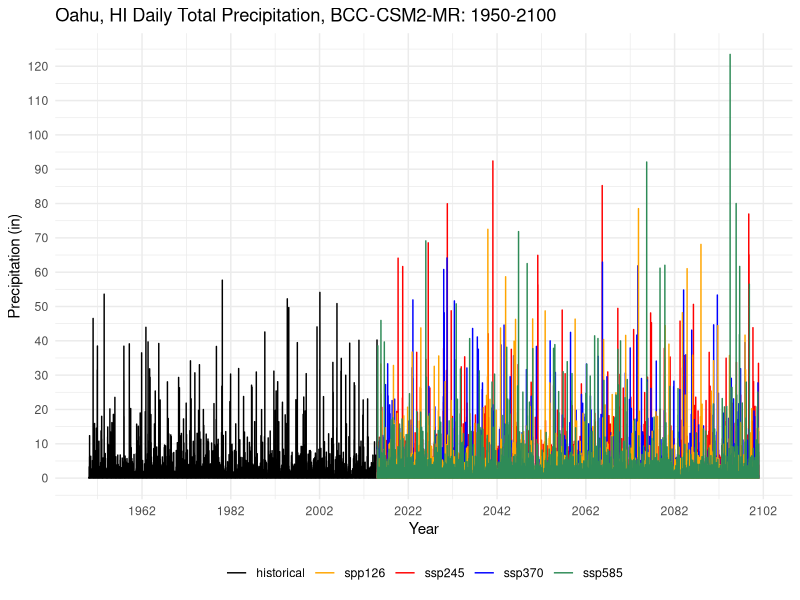
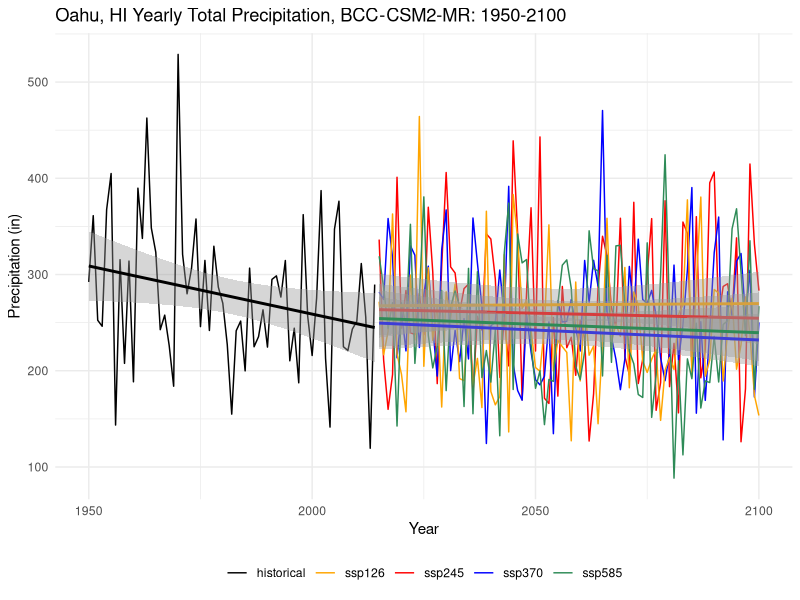
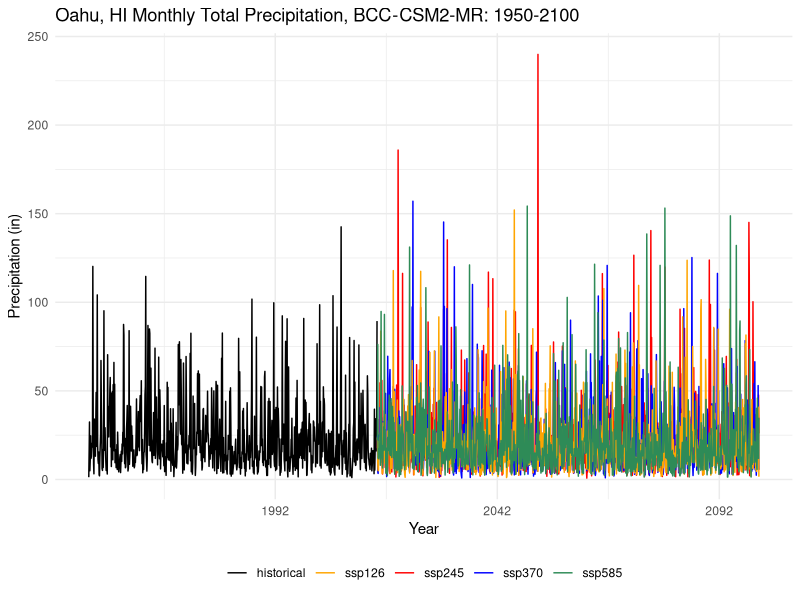
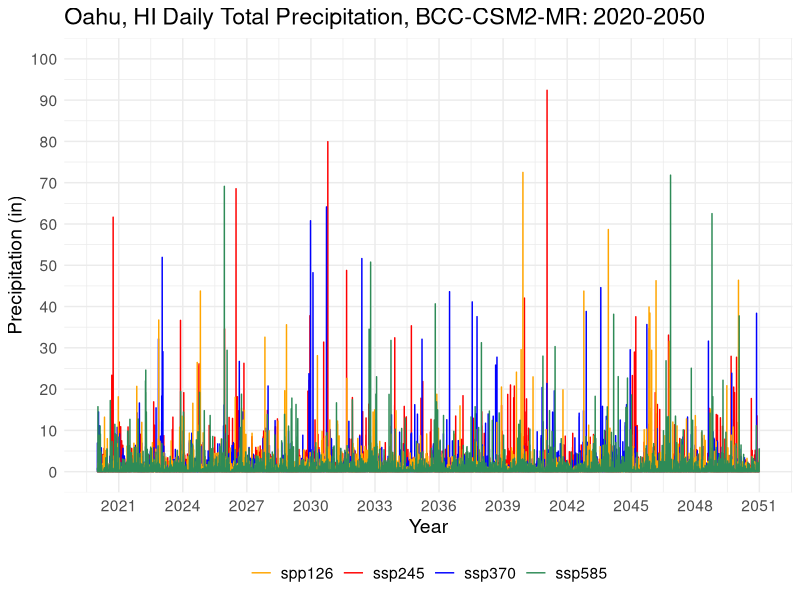

These charts were generated, in order, by the following R code:
## ---- chunk 1
knitr::opts_chunk$set(echo = TRUE)
library(tidyverse)
library(here)
library(lubridate)
library(ggpubr)
library(zoo)
## ---- chunk 2
## Note: these data are from climate model BCC-CSM2-MR (China)
## daily totals
bcc_historical_tot = read.csv(here("climate_change_data", "BCC_daily_tot","oahu_historical_1950_2014_total.csv")) %>%  
  rename(date = dayofyear, pcp = pr) 
bcc_ssp126_tot = read.csv(here("climate_change_data","BCC_daily_tot","oahu_ssp126_2015_2100_total.csv")) %>% 
  rename(date = dayofyear, pcp = pr) 
bcc_ssp245_tot = read.csv(here("climate_change_data","BCC_daily_tot","oahu_ssp245_2015_2100_total.csv")) %>% 
  rename(date = dayofyear, pcp = pr) 
bcc_ssp370_tot = read.csv(here("climate_change_data","BCC_daily_tot","oahu_ssp370_2015_2100_total.csv")) %>% 
  rename(date = dayofyear, pcp = pr)
bcc_ssp585_tot = read.csv(here("climate_change_data","BCC_daily_tot","oahu_ssp585_2015_2100_total.csv")) %>% 
  rename(date = dayofyear, pcp = pr)

bcc_historical_tot$date <- ymd(bcc_historical_tot$date)
bcc_ssp126_tot$date <- ymd(bcc_ssp126_tot$date)
bcc_ssp245_tot$date <- ymd(bcc_ssp245_tot$date)
bcc_ssp370_tot$date <- ymd(bcc_ssp370_tot$date)
bcc_ssp585_tot$date <- ymd(bcc_ssp585_tot$date)
## ---- chunk 3
bcc_daily_tot_proj <- 
  ggplot() +
  geom_line(data = bcc_historical_tot, aes(x=date, y=pcp, color= "black"), size = 0.5) + 
  geom_line(data = bcc_ssp126_tot, aes(x=date, y=pcp, color="orange"), size = 0.5) + 
  geom_line(data = bcc_ssp245_tot, aes(x=date, y=pcp, color="red"), size = 0.5) +
  geom_line(data = bcc_ssp370_tot, aes(x=date, y=pcp, color = "blue"), size = 0.5) +
  geom_line(data = bcc_ssp585_tot, aes(x=date, y=pcp, color = "seagreen"), size = 0.5) + 
  theme_minimal() + 
  scale_y_continuous(breaks=seq(0,150,10)) +
  scale_x_date(date_breaks = "20 years", date_labels = "%Y") +
  ggtitle("Oahu, HI Daily Total Precipitation, BCC-CSM2-MR: 1950-2100") +
   labs(x = "Year",
       y = "Precipitation (in)") +
  scale_color_manual(values = c("black", "orange", "red", "blue", "seagreen", "purple"), 
                     labels = c("historical" , "spp126", "ssp245", "ssp370", "ssp585")) +
  theme(legend.title=element_blank())+
    theme(legend.position="bottom")

bcc_daily_tot_proj

## ---- chunk 4
# add seperate columns for year, month and day
bcc_historical_tot <- bcc_historical_tot %>% 
  mutate(year = year(date)) %>% 
  mutate(month = month(date)) %>% 
  mutate(day = day(date))

bcc_ssp126_tot <- bcc_ssp126_tot %>% 
  mutate(year = year(date)) %>% 
  mutate(month = month(date)) %>% 
  mutate(day = day(date))

bcc_ssp245_tot <- bcc_ssp245_tot %>% 
  mutate(year = year(date)) %>% 
  mutate(month = month(date)) %>% 
  mutate(day = day(date))

bcc_ssp370_tot <- bcc_ssp370_tot %>% 
  mutate(year = year(date)) %>% 
  mutate(month = month(date)) %>% 
  mutate(day = day(date))

bcc_ssp585_tot <- bcc_ssp585_tot  %>% 
  mutate(year = year(date)) %>% 
  mutate(month = month(date)) %>% 
  mutate(day = day(date))


# group by yearly sum of pcp 
bcc_historical_tot_yearly <- bcc_historical_tot %>% 
  group_by(year) %>% 
  mutate(sum = sum(pcp)) %>% 
  select(year, sum) %>% 
  distinct()

bcc_historical_tot_yearly$year <- as.numeric(bcc_historical_tot_yearly$year) 


# group by yearly sum of pcp 
bcc_ssp126_tot_yearly <- bcc_ssp126_tot %>% 
  group_by(year) %>% 
  mutate(sum = sum(pcp)) %>% 
  select(year, sum) %>% 
  distinct()

bcc_ssp126_tot_yearly$year <- as.numeric(bcc_ssp126_tot_yearly$year) 

# group by yearly sum of pcp 
bcc_ssp245_tot_yearly <- bcc_ssp245_tot %>% 
  group_by(year) %>% 
  mutate(sum = sum(pcp)) %>% 
  select(year, sum) %>% 
  distinct()

bcc_ssp245_tot_yearly$year <- as.numeric(bcc_ssp245_tot_yearly$year) 

# group by yearly sum of pcp 
bcc_ssp370_tot_yearly <- bcc_ssp370_tot %>% 
  group_by(year) %>% 
  mutate(sum = sum(pcp)) %>% 
  select(year, sum) %>% 
  distinct()

bcc_ssp370_tot_yearly$year <- as.numeric(bcc_ssp370_tot_yearly$year) 

# group by yearly sum of pcp 
bcc_ssp585_tot_yearly <- bcc_ssp585_tot %>% 
  group_by(year) %>% 
  mutate(sum = sum(pcp)) %>% 
  select(year, sum) %>% 
  distinct()

bcc_ssp585_tot_yearly$year <- as.numeric(bcc_ssp585_tot_yearly$year) 


# group by month (and associated year) sum of pcp
bcc_historical_tot_monthly <- bcc_historical_tot %>% 
  group_by(month,year) %>% 
  mutate(sum = sum(pcp)) %>% 
  select(month, year, sum) %>% 
  distinct()

bcc_historical_tot_monthly$date <- format(as.Date(paste(bcc_historical_tot_monthly$year, bcc_historical_tot_monthly$month, 01), "%Y %m %d"), "%m-%Y")

bcc_historical_tot_monthly$date <- my(bcc_historical_tot_monthly$date)


# group by month (and associated year) sum of pcp
bcc_ssp126_tot_monthly <- bcc_ssp126_tot %>% 
  group_by(month,year) %>% 
  mutate(sum = sum(pcp)) %>% 
  select(month, year, sum) %>% 
  distinct()

bcc_ssp126_tot_monthly$date <- format(as.Date(paste(bcc_ssp126_tot_monthly$year, bcc_ssp126_tot_monthly$month, 01), "%Y %m %d"), "%m-%Y")

bcc_ssp126_tot_monthly$date <- my(bcc_ssp126_tot_monthly$date)


# group by month (and associated year) sum of pcp
bcc_ssp245_tot_monthly <- bcc_ssp245_tot %>% 
  group_by(month,year) %>% 
  mutate(sum = sum(pcp)) %>% 
  select(month, year, sum) %>% 
  distinct()

bcc_ssp245_tot_monthly$date <- format(as.Date(paste(bcc_ssp245_tot_monthly$year, bcc_ssp245_tot_monthly$month, 01), "%Y %m %d"), "%m-%Y")

bcc_ssp245_tot_monthly$date <- my(bcc_ssp245_tot_monthly$date)

# group by yearly sum of daily avg pcp 
bcc_ssp370_tot_monthly <- bcc_ssp370_tot %>% 
  group_by(month,year) %>% 
  mutate(sum = sum(pcp)) %>% 
  select(month, year, sum) %>% 
  distinct() 
  
bcc_ssp370_tot_monthly$date <- format(as.Date(paste(bcc_ssp370_tot_monthly$year, bcc_ssp370_tot_monthly$month, 01), "%Y %m %d"), "%m-%Y")

bcc_ssp370_tot_monthly$date <- my(bcc_ssp370_tot_monthly$date)

# group by yearly sum of daily avg pcp 
bcc_ssp585_tot_monthly <- bcc_ssp585_tot %>% 
  group_by(month,year) %>% 
  mutate(sum = sum(pcp)) %>% 
  select(month, year, sum) %>% 
  distinct() 
  
bcc_ssp585_tot_monthly$date <- format(as.Date(paste(bcc_ssp585_tot_monthly$year, bcc_ssp585_tot_monthly$month, 01), "%Y %m %d"), "%m-%Y")

bcc_ssp585_tot_monthly$date <- my(bcc_ssp585_tot_monthly$date)
## ---- chunk 5
## all three ssps 
bcc_yearly_sum_proj <- 
  ggplot() +
  geom_line(data = bcc_historical_tot_yearly, aes(x=year, y=sum, color="black"), size = 0.5) +
  geom_line(data = bcc_ssp126_tot_yearly, aes(x=year, y=sum, color="orange"), size = 0.5) + 
  geom_line(data = bcc_ssp245_tot_yearly, aes(x=year, y=sum, color="red"), size = 0.5) +
  geom_line(data = bcc_ssp370_tot_yearly, aes(x=year, y=sum, color = "blue"), size = 0.5) +
  geom_line(data = bcc_ssp585_tot_yearly, aes(x=year, y=sum, color = "seagreen"), size = 0.5) +
  theme_minimal() + 
  #scale_y_continuous(breaks=seq(0,450,50)) +
  scale_x_continuous(breaks=seq(1950,2100,50)) + 
  # scale_x_date(date_breaks = "5 years", date_labels = "%Y") +
  ggtitle("Oahu, HI Yearly Total Precipitation, BCC-CSM2-MR: 1950-2100") + 
  scale_color_manual(values = c("black", "orange", "red", "blue", "seagreen"), labels = c("historical", "ssp126", "ssp245", "ssp370", "ssp585")) +
  labs(x = "Year",
       y = "Precipitation (in)") +
  geom_smooth(data = bcc_historical_tot_yearly, aes(x=year, y=sum), method='lm', formula = y~x, color = "black") +
  geom_smooth(data = bcc_ssp126_tot_yearly, aes(x=year, y=sum), method='lm', formula = y~x, color = "orange") + 
  geom_smooth(data = bcc_ssp245_tot_yearly, aes(x=year, y=sum), method='lm', formula = y~x, color = "red") + 
  geom_smooth(data = bcc_ssp370_tot_yearly, aes(x=year, y=sum), method='lm', formula = y~x, color = "blue") + 
  geom_smooth(data = bcc_ssp585_tot_yearly, aes(x=year, y=sum), method='lm', formula = y~x, color = "seagreen") +
  theme(legend.title=element_blank())+
    theme(legend.position="bottom")
# +
#   stat_regline_equation(label.y = 400) +
#   stat_cor(label.y = 400)

bcc_yearly_sum_proj
## ---- chunk 6
# all three ssps 
bcc_monthly_sum_proj <- 
  ggplot() +
  geom_line(data = bcc_historical_tot_monthly, aes(x=date, y=sum, color="black"), size = 0.5) +
  geom_line(data = bcc_ssp126_tot_monthly, aes(x=date, y=sum, color="orange"), size = 0.5) + 
  geom_line(data = bcc_ssp245_tot_monthly, aes(x=date, y=sum, color="red"), size = 0.5) +
  geom_line(data = bcc_ssp370_tot_monthly, aes(x=date, y=sum, color = "blue"), size = 0.5) +
  geom_line(data = bcc_ssp585_tot_monthly, aes(x=date, y=sum, color = "seagreen"), size = 0.5) +
  theme_minimal() + 
  scale_y_continuous(breaks=seq(0,300,50)) +
  #scale_x_continuous(breaks=seq(1850,2100,50)) + 
 scale_x_date(date_breaks = "50 years", date_labels = "%Y") +
  ggtitle("Oahu, HI Monthly Total Precipitation, BCC-CSM2-MR: 1950-2100") + 
  scale_color_manual(values = c("black", "orange", "red", "blue", "seagreen"), labels = c("historical", "ssp126", "ssp245", "ssp370", "ssp585")) +
  labs(x = "Year",
       y = "Precipitation (in)") +
  # geom_smooth(data = bcc_historical_tot_monthly, aes(x=date, y=sum), method='lm', formula = y~x, color = "black") +
  # geom_smooth(data = bcc_ssp126_tot_monthly, aes(x=date, y=sum), method='lm', formula = y~x, color = "orange") +
  # geom_smooth(data = bcc_ssp245_tot_monthly, aes(x=date, y=sum), method='lm', formula = y~x, color = "red") +
  # geom_smooth(data = bcc_ssp370_tot_monthly, aes(x=date, y=sum), method='lm', formula = y~x, color = "blue") +
  # geom_smooth(data = bcc_ssp585_tot_monthly, aes(x=date, y=sum), method='lm', formula = y~x, color = "seagreen") +
  theme(legend.title=element_blank())+
    theme(legend.position="bottom")
  
  # stat_regline_equation(label.y = 200) +
  # stat_cor(label.y = 190)

bcc_monthly_sum_proj
## ---- chunk 7
## separate historical total precip based on 30 yr time periods
bcc_historical_tot_1984_2014 <- bcc_historical_tot %>% 
  filter(year %in% (1984:2014))
  
## separate projections based on 2020 to 2070
bcc_ssp126_tot_2020_2050 <- bcc_ssp126_tot %>% 
  filter(year %in% (2020:2050))

bcc_ssp245_tot_2020_2050 <- bcc_ssp245_tot %>% 
  filter(year %in% (2020:2050))

bcc_ssp370_tot_2020_2050 <- bcc_ssp370_tot %>% 
  filter(year %in% (2020:2050))

bcc_ssp585_tot_2020_2050 <- bcc_ssp585_tot %>% 
  filter(year %in% (2020:2050))


bcc_daily_tot_period <- 
  ggplot() +
  geom_line(data = bcc_ssp126_tot_2020_2050, aes(x=date, y=pcp, color="orange"), size = 0.5) + 
  geom_line(data = bcc_ssp245_tot_2020_2050, aes(x=date, y=pcp, color="red"), size = 0.5) +
  geom_line(data = bcc_ssp370_tot_2020_2050, aes(x=date, y=pcp, color = "blue"), size = 0.5) +
  geom_line(data = bcc_ssp585_tot_2020_2050, aes(x=date, y=pcp, color = "seagreen"), size = 0.5) + 
  theme_minimal() + 
  scale_y_continuous(breaks=seq(0,100,10), limits = c(0, 100)) +
  scale_x_date(date_breaks = "3 years", date_labels = "%Y") +
  ggtitle("Oahu, HI Daily Total Precipitation, BCC-CSM2-MR: 2020-2050") +
   labs(x = "Year",
       y = "Precipitation (in)") +
  scale_color_manual(values = c("orange", "red", "blue", "seagreen"), labels = c("spp126", "ssp245", "ssp370", "ssp585"))+
   theme(legend.title=element_blank())+
    theme(legend.position="bottom") +
    theme(text = element_text(size=14))

bcc_daily_tot_period

# ggsave('bcc_daily_tot_period.png', bcc_daily_tot_period, width = 12, height = 10, units = "in")
